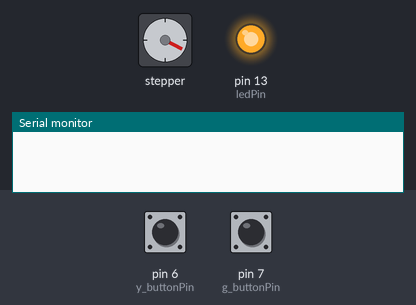
This sketch was run on a simulated Arduino Uno, built with avr-gcc and run on an emulated ATmega328P. Parts: stepper motor, output pins drawn as LEDs (lit = HIGH), the last lines printed to the serial monitor. The test bench sets the inputs (shaded band); at power-on: pin 6 (y_buttonPin) LOW, pin 7 (g_buttonPin) LOW. Stepper angles assume 200 steps per turn.

Above: at 1.2 s.
1.3 s: pin 6 (y_buttonPin) pulled HIGH for 0.15 s
At 1.8 s:
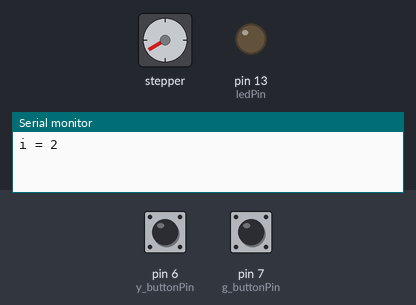
2.9 s: pin 7 (g_buttonPin) pulled HIGH for 0.15 s
At 4.2 s:
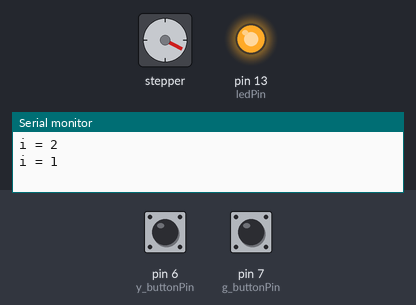
4.5 s: pin 7 (g_buttonPin) pulled HIGH for 1 s
At 5.4 s:
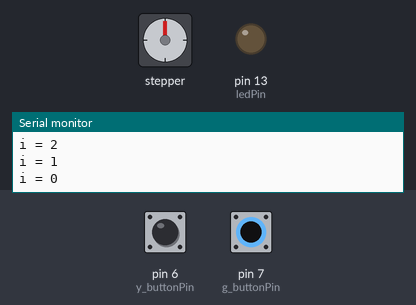
7.0 s: pin 6 (y_buttonPin) pulled HIGH for 1 s
At 8.5 s:
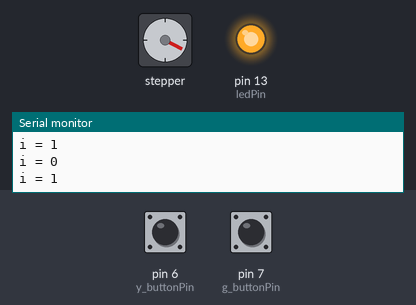
9.5 s: pin 6 (y_buttonPin) pulled HIGH for 3.2 s
At 10.4 s:
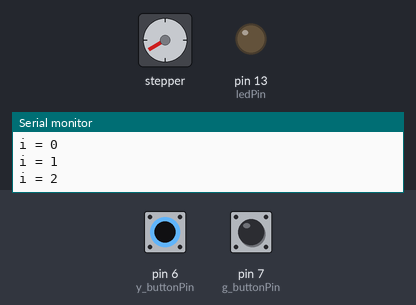
14.2 s: pin 6 (y_buttonPin) pulled HIGH for 0.15 s
At 15.2 s:
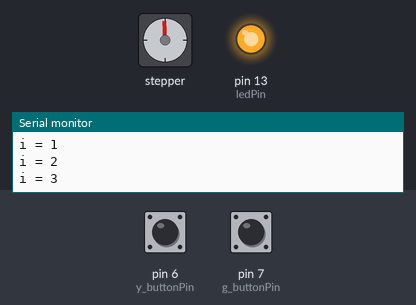
Timing chart, 0 to 16.8 s (numbered marks = the images above; inputs shaded):
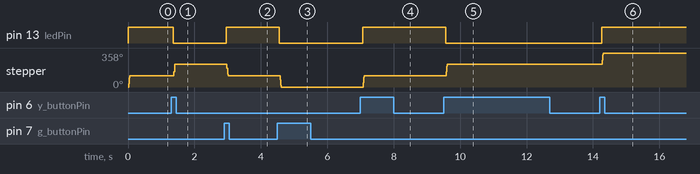

Measured:
- after the input at 1.3 s, pin 13 (ledPin): HIGH → LOW after 0.06 s; stepper: turns 121° clockwise, starting after 0.08 s
- after the input at 2.9 s, pin 13 (ledPin): LOW → HIGH after 0.06 s; stepper: turns 121° counter-clockwise, starting after 0.08 s
- after the input at 4.5 s, pin 13 (ledPin): HIGH → LOW after 0.06 s; stepper: turns 118° counter-clockwise, starting after 0.08 s
- after the input at 7.0 s, pin 13 (ledPin): LOW → HIGH after 0.06 s; stepper: turns 118° clockwise, starting after 0.08 s
- after the input at 9.5 s, pin 13 (ledPin): HIGH → LOW after 0.06 s; stepper: turns 121° clockwise, starting after 0.08 s
- after the input at 14.2 s, pin 13 (ledPin): LOW → HIGH after 0.06 s; stepper: turns 119° clockwise, starting after 0.08 s
- by itself, stepper: turns 118° clockwise

The sketch:

sketch_sep14a.ino
```cpp
/* This is a firmware to control filter wheel;
 *  20220914
 *  First implementation
 *
 *  20220915
 *  Add features to only enable the motor while moving is needed to prevent the driver and motor overheat.
 *
 *  20220916
 *  Push the rotating speed of the motor by try and error the SetMaxSpeed and SetAcceleration parameters
 *
 *  20220918 Update
 *  Add variables: stoptime, holdtime and stopflag to solve the over shoot problem. In last version, the motor
 *  will be disabled once it stops moving. This also remove the holding torque of the motor. As the filter wheel
 *  rotates at very high speed ( 60 degrees/ 45 ms), the filter wheel will over shoot ( go more than 60 degrees)
 *  and the over shoot can accumulate. To solve this problem, the toqure was hold for a short period of time
 *  (holdtime) to prevent the overshoot.
 *
 *  Todo
 *  Initial position setup/reference
 */
#include <AccelStepper.h>

AccelStepper stepper(AccelStepper::DRIVER,2,3);
int i = 1;
// constants won't change. They're used here to set pin numbers:
const int y_buttonPin = 6;    // the number of the yellow pushbutton pin
const int g_buttonPin = 7;
const int ledPin = 13;      // the number of the LED pin

// Variables will change:
int ledState = HIGH;         // the current state of the output pin
int buttonState;             // the current reading from the input pin
int lastButtonState = LOW;   // the previous reading from the input pin

int g_buttonState;
int last_g_ButtonState = LOW;

// the following variables are unsigned longs because the time, measured in
// milliseconds, will quickly become a bigger number than can be stored in an int.
unsigned long lastDebounceTime = 0;  // the last time the output pin was toggled
unsigned long last_g_DebounceTime=0;
unsigned long debounceDelay = 60;    // the debounce time; increase if the output flickers
unsigned long stoptime;

int holdtime = 100;
bool stopflag = 0;
void setup() {

  pinMode(y_buttonPin, INPUT);
  pinMode(ledPin, OUTPUT);

  // set initial LED state
  digitalWrite(ledPin, ledState);

  stepper.setEnablePin(4);
  stepper.setPinsInverted(false, false, true);
  stepper.setMaxSpeed(240000.0); //600000
  stepper.setAcceleration(120000.0);

  Serial.begin(9600);
}

void loop() {
  stepper.runToNewPosition(66.66*i);
  if (stopflag && !stepper.isRunning()){
      stoptime = millis();
      stopflag = 0;
  }
  if (millis() - stoptime > holdtime)
      stepper.disableOutputs();

  // read the state of the switch into a local variable:
  int y_reading = digitalRead(y_buttonPin);
  int g_reading = digitalRead(g_buttonPin);

  // check to see if you just pressed the button
  // (i.e. the input went from LOW to HIGH), and you've waited long enough
  // since the last press to ignore any noise:

  // If the switch changed, due to noise or pressing:
  if (y_reading != lastButtonState) {
    // reset the debouncing timer
    lastDebounceTime = millis();
  }

  if ((millis() - lastDebounceTime) > debounceDelay) {
    // whatever the reading is at, it's been there for longer than the debounce
    // delay, so take it as the actual current state:

    // if the button state has changed:
    if (y_reading != buttonState) {
      buttonState = y_reading;

      // only toggle the LED if the new button state is HIGH
      if (buttonState == HIGH) {
        ledState = !ledState;
        stepper.enableOutputs();
        stopflag = 1;

        i++;
        Serial.print("i = ");Serial.println(i);
      }
    }
  }


  if (g_reading != last_g_ButtonState) {
    // reset the debouncing timer
    last_g_DebounceTime = millis();
  }

  if ((millis() - last_g_DebounceTime) > debounceDelay) {
    // whatever the reading is at, it's been there for longer than the debounce
    // delay, so take it as the actual current state:

    // if the button state has changed:
    if (g_reading != g_buttonState) {
      g_buttonState = g_reading;

      // only toggle the LED if the new button state is HIGH
      if (g_buttonState == HIGH) {
        ledState = !ledState;
        stepper.enableOutputs();
        stopflag = 1;

        i--;
        Serial.print("i = ");Serial.println(i);
      }
    }
  }


  // set the LED:
  digitalWrite(ledPin, ledState);

  // save the reading. Next time through the loop, it'll be the lastButtonState:
  lastButtonState = y_reading;
  last_g_ButtonState = g_reading;
}
```
